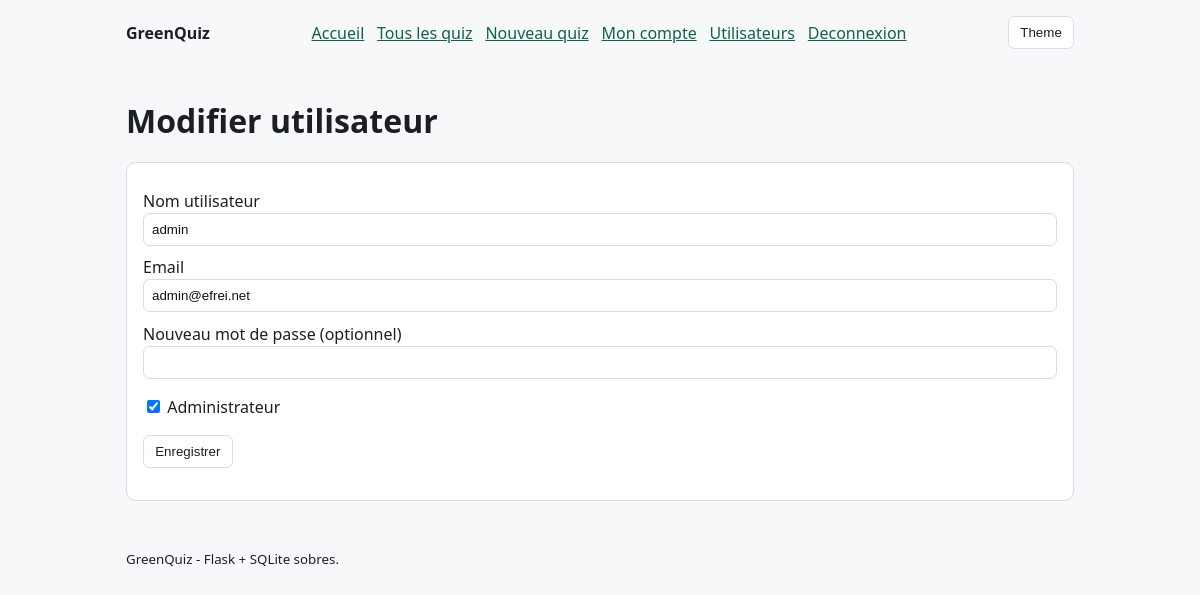
Screenshot of /users/7/edit (signed in) with the database file from the repository.
### tables this page shows
CREATE TABLE users (
        id INTEGER PRIMARY KEY AUTOINCREMENT,
        email TEXT NOT NULL UNIQUE,
        username TEXT NOT NULL,
        password_hash TEXT NOT NULL,
        created_at TEXT NOT NULL DEFAULT CURRENT_TIMESTAMP
    , is_admin INTEGER NOT NULL DEFAULT 0);

### app.py (the view, shortened to what this page needs)
@app.route("/users/<int:user_id>/edit", methods=["GET", "POST"])
@admin_required
def users_edit(user_id: int):
    db = get_db()
    edit_user = db.execute(
        "SELECT id, email, username, is_admin FROM users WHERE id = ? LIMIT 1", (user_id,)
    ).fetchone()
    if not edit_user:
        abort(404)
    return render_template("users_form.html", edit_user=edit_user)

### app.py (called while the page is built)
@app.context_processor
def inject_site_css():
    return {"site_css": SITE_CSS}

def get_db() -> sqlite3.Connection:
    if "db" not in g:
        g.db = sqlite3.connect(DB_PATH)
        g.db.row_factory = sqlite3.Row
    return g.db

def current_user():
    uid = session.get("uid")
    if not uid:
        return None
    return get_db().execute(
        "SELECT id, email, username, is_admin FROM users WHERE id = ? LIMIT 1", (uid,)
    ).fetchone()

def admin_required(view):
    @wraps(view)
    def wrapped(*args, **kwargs):
        user = current_user()
        if not user:
            return redirect(url_for("login"))
        if not user["is_admin"]:
            return redirect(url_for("home"))
        return view(*args, **kwargs)
    return wrapped

@app.context_processor
def inject_user():
    return {"user": current_user()}

### templates/users_form.html
{% extends 'base.html' %}
{% block content %}
<h1>{{ 'Modifier utilisateur' if edit_user else 'Nouvel utilisateur' }}</h1>
<form method="post">
  <label for="username">Nom utilisateur</label>
  <input id="username" name="username" value="{{ edit_user['username'] if edit_user else '' }}" required>
  <label for="email">Email</label>
  <input id="email" type="email" name="email" value="{{ edit_user['email'] if edit_user else '' }}" required>
  <label for="password">{{ 'Nouveau mot de passe (optionnel)' if edit_user else 'Mot de passe' }}</label>
  <input id="password" type="password" name="password" {% if not edit_user %}required{% endif %}>
  <p>
    <label>
      <input type="checkbox" name="is_admin" {% if edit_user and edit_user['is_admin'] %}checked{% endif %}>
      Administrateur
    </label>
  </p>
  <p><button type="submit">Enregistrer</button></p>
</form>
{% endblock %}

### rows the page displays
users: username "admin", email "admin@efrei.net", is_admin "☑"

### other values shown
{{ 'Modifier utilisateur' if edit_user else 'Nouvel utilisateur' }} "Modifier utilisateur"
{{ 'Nouveau mot de passe (optionnel)' if edit_user else 'Mot de passe' }} "Nouveau mot de passe (optionnel)"
